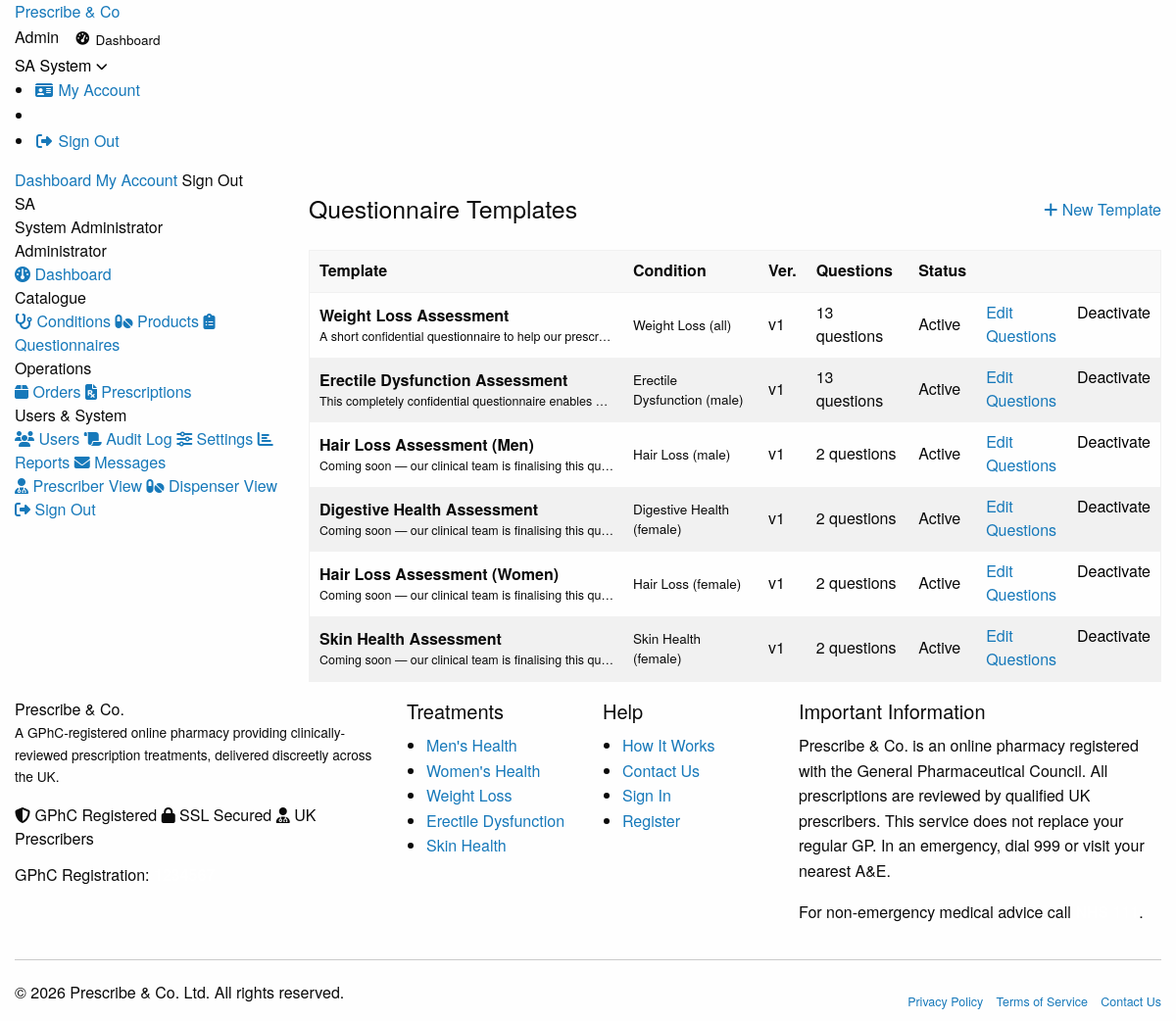
Screenshot of /pages/admin/questionnaires.php (signed in) with the database file from the repository.
### tables this page shows
CREATE TABLE `users` (
  `id`             INT UNSIGNED AUTO_INCREMENT PRIMARY KEY,
  `email`          VARCHAR(191)  NOT NULL UNIQUE,
  `password_hash`  VARCHAR(255)  NOT NULL,
  `role`           ENUM('admin','prescriber','dispenser','patient') NOT NULL DEFAULT 'patient',
  `first_name`     VARCHAR(100)  NOT NULL,
  `last_name`      VARCHAR(100)  NOT NULL,
  `phone`          VARCHAR(30)   DEFAULT NULL,
  `date_of_birth`  DATE          DEFAULT NULL,
  `gender`         ENUM('male','female','other','prefer_not_to_say') DEFAULT NULL,
  `nhs_number`     VARCHAR(20)   DEFAULT NULL,
  `is_active`      TINYINT(1)    NOT NULL DEFAULT 1,
  `email_verified` TINYINT(1)    NOT NULL DEFAULT 0,
  `verify_token`   VARCHAR(64)   DEFAULT NULL,
  `reset_token`    VARCHAR(64)   DEFAULT NULL,
  `reset_expires`  DATETIME      DEFAULT NULL,
  `created_at`     DATETIME      NOT NULL DEFAULT CURRENT_TIMESTAMP,
  `updated_at`     DATETIME      NOT NULL DEFAULT CURRENT_TIMESTAMP ON UPDATE CURRENT_TIMESTAMP,
  INDEX `idx_role`  (`role`),
  INDEX `idx_email` (`email`)
);

CREATE TABLE `questionnaire_templates` (
  `id`           INT UNSIGNED AUTO_INCREMENT PRIMARY KEY,
  `condition_id` INT UNSIGNED NOT NULL,
  `version`      INT          NOT NULL DEFAULT 1,
  `title`        VARCHAR(200) NOT NULL,
  `description`  TEXT         DEFAULT NULL,
  `is_active`    TINYINT(1)   NOT NULL DEFAULT 1,
  `created_at`   DATETIME     NOT NULL DEFAULT CURRENT_TIMESTAMP,
  FOREIGN KEY (`condition_id`) REFERENCES `conditions`(`id`) ON DELETE CASCADE,
  UNIQUE KEY `uq_condition_version` (`condition_id`, `version`)
);

CREATE TABLE `conditions` (
  `id`          INT UNSIGNED AUTO_INCREMENT PRIMARY KEY,
  `slug`        VARCHAR(100) NOT NULL UNIQUE,
  `name`        VARCHAR(200) NOT NULL,
  `gender`      ENUM('male','female','all') NOT NULL DEFAULT 'all',
  `description` TEXT         DEFAULT NULL,
  `icon`        VARCHAR(100) DEFAULT NULL,
  `is_active`   TINYINT(1)   NOT NULL DEFAULT 1,
  `sort_order`  INT          NOT NULL DEFAULT 0,
  `created_at`  DATETIME     NOT NULL DEFAULT CURRENT_TIMESTAMP
);

### includes/functions.php (called while the page is built, shortened)
<?php
function is_logged_in(): bool {
    return !empty($_SESSION['user_id']);
}
function current_user(): ?array {
    static $u = null;
    if ($u === null) {
        $u = Database::fetchOne(
            "SELECT id, email, role, first_name, last_name, phone, is_active FROM users WHERE id = ? AND is_active = 1",
            [$_SESSION['user_id']]
        );
    }
    return $u;
}
function current_role(): string  { return (string)($_SESSION['user_role'] ?? ''); }
function require_auth(string ...$roles): void {
    if (!current_user()) {
        session_kill();
        redirect('/pages/auth/login.php');
    }
}
function e(mixed $v): string {
    return htmlspecialchars((string)$v, ENT_QUOTES | ENT_HTML5, 'UTF-8');
}

### config/database.php (called while the page is built, shortened)
<?php
class Database {
    private static ?PDO $instance = null;
    public static function getInstance(): PDO {
        if (self::$instance === null) {
            $dsn = sprintf('mysql:host=%s;port=%d;dbname=%s;charset=%s',
                DB_HOST, DB_PORT, DB_NAME, DB_CHARSET);
            try {
                self::$instance = new PDO($dsn, DB_USER, DB_PASS, [
                    PDO::ATTR_ERRMODE            => PDO::ERRMODE_EXCEPTION,
                    PDO::ATTR_DEFAULT_FETCH_MODE => PDO::FETCH_ASSOC,
                    PDO::ATTR_EMULATE_PREPARES   => false,
                    PDO::MYSQL_ATTR_INIT_COMMAND => "SET NAMES utf8mb4 COLLATE utf8mb4_unicode_ci",
                ]);
            } catch (PDOException $e) {
                error_log('DB Connection failed: ' . $e->getMessage());
                http_response_code(503);
                die('Service temporarily unavailable. Please try again later.');
            }
        }
        return self::$instance;
    }
    public static function query(string $sql, array $params = []): PDOStatement {
        $stmt = self::getInstance()->prepare($sql);
        $stmt->execute($params);
        return $stmt;
    }
    public static function fetchOne(string $sql, array $params = []): ?array {
        $r = self::query($sql, $params)->fetch();
        return $r ?: null;
    }
    public static function fetchAll(string $sql, array $params = []): array {
        return self::query($sql, $params)->fetchAll();
    }
}

### pages/admin/questionnaires.php (the view, shortened to what this page needs)
<?php
require_auth('admin');
$templates = Database::fetchAll(
    "SELECT qt.*, c.name cond_name, c.gender, COUNT(qq.id) q_count
     FROM questionnaire_templates qt
     JOIN conditions c ON c.id=qt.condition_id
     LEFT JOIN questionnaire_questions qq ON qq.template_id=qt.id
     GROUP BY qt.id ORDER BY c.sort_order, qt.version DESC"
);
$showAdd    = isset($_GET['add']);
include APP_PATH . '/includes/header.php';
?>
<div class="pco-dash"><div class="grid-container"><div class="grid-x grid-margin-x">
<?php include APP_PATH . '/includes/admin-sidebar.php'; ?>
<div class="cell large-9 medium-8">
  <div style="display:flex;justify-content:space-between;align-items:center;flex-wrap:wrap;gap:1rem;margin-bottom:1.5rem;">
    <h1 style="font-size:1.55rem;margin:0;">Questionnaire Templates</h1>
    <?php if (!$showAdd): ?>
    <a href="?add=1" class="pco-btn pco-btn--primary pco-btn--sm"><i class="fa-solid fa-plus"></i> New Template</a>
    <?php endif; ?>
  </div>
  <div class="pco-card">
    <div class="pco-table-wrap">
      <table class="pco-table">
        <thead><tr><th>Template</th><th>Condition</th><th>Ver.</th><th>Questions</th><th>Status</th><th></th></tr></thead>
        <tbody>
          <?php foreach ($templates as $t): ?>
          <tr>
            <td>
              <strong><?= e($t['title']) ?></strong>
              <?php if ($t['description']): ?>
              <div style="font-size:.78rem;color:var(--pco-grey-500);max-width:300px;white-space:nowrap;overflow:hidden;text-overflow:ellipsis;"><?= e($t['description']) ?></div>
              <?php endif; ?>
            </td>
            <td style="font-size:.845rem;"><?= e($t['cond_name']) ?> <span style="color:var(--pco-grey-500);">(<?= $t['gender'] ?>)</span></td>
            <td>v<?= $t['version'] ?></td>
            <td><span class="pco-badge <?= $t['q_count']>0?'badge--green':'badge--amber' ?>"><?= $t['q_count'] ?> question<?= $t['q_count']!=1?'s':'' ?></span></td>
            <td><?= $t['is_active']?'<span class="pco-badge badge--green">Active</span>':'<span class="pco-badge badge--grey">Draft</span>' ?></td>
            <td>
              <div style="display:flex;gap:.3rem;">
                <a href="<?= APP_URL ?>/pages/admin/questionnaire-edit.php?id=<?= $t['id'] ?>" class="pco-btn pco-btn--primary pco-btn--sm">Edit Questions</a>
                <form method="POST" style="display:inline;">
                  <button class="pco-btn pco-btn--ghost pco-btn--sm"><?= $t['is_active']?'Deactivate':'Activate' ?></button>
                </form>
              </div>
            </td>
          </tr>
          <?php endforeach; ?>
        </tbody>
      </table>
    </div>
  </div>
</div></div></div></div>
<?php include APP_PATH . '/includes/footer.php'; ?>

### includes/header.php (shortened to what this page needs)
<?php
$user  = current_user();
$role  = current_role();
$initials = $user ? strtoupper(substr($user['first_name'],0,1).substr($user['last_name'],0,1)) : '';
$dash_url = match($role) {
    'admin'      => APP_URL.'/pages/admin/dashboard.php',
    'prescriber' => APP_URL.'/pages/prescriber/dashboard.php',
    'dispenser'  => APP_URL.'/pages/dispenser/dashboard.php',
    default      => APP_URL.'/pages/patient/dashboard.php',
};
?>
<!DOCTYPE html>
<html lang="en-GB">
<head>
  <link rel="stylesheet" href="https://cdnjs.cloudflare.com/ajax/libs/foundation/6.8.1/css/foundation.min.css">
  <link rel="stylesheet" href="https://cdnjs.cloudflare.com/ajax/libs/font-awesome/6.5.0/css/all.min.css">
  <link rel="stylesheet" href="<?= APP_URL ?>/assets/css/main.css">
</head>
<body class="role-<?= e($role ?: 'guest') ?>">
<nav class="pco-nav">
  <div class="grid-container">
    <div class="pco-nav__inner">
      <a href="<?= APP_URL ?>/" class="pco-nav__logo">
        <?php if (file_exists(APP_PATH . '/assets/img/logo.png')): ?>
          <img src="<?= APP_URL ?>/assets/img/logo.png" alt="Prescribe and Co logo" class="pco-nav__logo-img">
        <?php else: ?>
          <span class="pco-nav__logo-text">Prescribe &amp; Co</span>
        <?php endif; ?>
      </a>
      <div class="pco-nav__actions">
        <?php if (is_logged_in()): ?>
          <span class="pco-nav__role role-<?= e($role) ?>"><?= e(ucfirst($role)) ?></span>
          <a href="<?= $dash_url ?>" class="hide-for-small-only" style="display:inline-flex;align-items:center;gap:.4rem;font-size:.845rem;font-weight:500;color:var(--pco-grey-700);padding:.35rem .8rem;border-radius:var(--pco-r-pill);transition:all .18s;">
            <i class="fa-solid fa-gauge-high" style="font-size:.85rem;"></i>
            <span>Dashboard</span>
          </a>
          <div class="pco-user-menu">
            <button class="pco-user-btn" id="userMenuBtn" aria-expanded="false">
              <span class="avatar"><?= e($initials) ?></span>
              <span class="hide-for-small-only"><?= e($user['first_name']) ?></span>
              <i class="fa-solid fa-chevron-down fa-xs"></i>
            </button>
            <ul class="pco-dropdown" id="userDropdown">
              <li><a href="<?= APP_URL ?>/pages/patient/account.php"><i class="fa-solid fa-id-card fa-fw"></i> My Account</a></li>
              <li class="sep"></li>
              <li><a href="<?= APP_URL ?>/pages/auth/logout.php" class="danger"><i class="fa-solid fa-right-from-bracket fa-fw"></i> Sign Out</a></li>
            </ul>
          </div>
        <?php else: ?>
          <a href="<?= APP_URL ?>/pages/auth/login.php"    class="pco-btn pco-btn--ghost pco-btn--sm hide-for-small-only">Sign In</a>
          <a href="<?= APP_URL ?>/pages/auth/register.php" class="pco-btn pco-btn--primary pco-btn--sm">Get Started</a>
        <?php endif; ?>
      </div>
    </div>
  </div>
  <div class="pco-mobile-nav" id="mobileNav">
    <div class="grid-container">
      <?php if (is_logged_in()): ?>
        <a href="<?= $dash_url ?>">Dashboard</a>
        <a href="<?= APP_URL ?>/pages/patient/account.php">My Account</a>
        <a href="<?= APP_URL ?>/pages/auth/logout.php" style="color:var(--pco-red)">Sign Out</a>
      <?php else: ?>
        <a href="<?= APP_URL ?>/pages/auth/login.php">Sign In</a>
        <a href="<?= APP_URL ?>/pages/auth/register.php">Register</a>
      <?php endif; ?>
    </div>
  </div>
</nav>

### includes/admin-sidebar.php (shortened to what this page needs)
<?php
$user    = $user ?? current_user();
$initials= strtoupper(substr($user['first_name'],0,1).substr($user['last_name'],0,1));
$current = basename($_SERVER['PHP_SELF']);
?>
<div class="cell large-3 medium-4">
  <div class="pco-sidebar" style="margin-bottom:1.5rem;">
    <div class="pco-sidebar__top">
      <div class="pco-sidebar__avatar"><?= e($initials) ?></div>
      <div class="pco-sidebar__name"><?= e($user['first_name'].' '.$user['last_name']) ?></div>
      <div class="pco-sidebar__role">Administrator</div>
    </div>
    <div class="pco-sidebar__nav">
      <a href="<?= APP_URL ?>/pages/admin/dashboard.php"        class="<?= $current==='dashboard.php'?'active':'' ?>"><i class="fa-solid fa-gauge"></i> Dashboard</a>
      <div class="section-label">Catalogue</div>
      <a href="<?= APP_URL ?>/pages/admin/conditions.php"       class="<?= $current==='conditions.php'?'active':'' ?>"><i class="fa-solid fa-stethoscope"></i> Conditions</a>
      <a href="<?= APP_URL ?>/pages/admin/products.php"         class="<?= $current==='products.php'?'active':'' ?>"><i class="fa-solid fa-pills"></i> Products</a>
      <a href="<?= APP_URL ?>/pages/admin/questionnaires.php"   class="<?= $current==='questionnaires.php'?'active':'' ?>"><i class="fa-solid fa-clipboard-list"></i> Questionnaires</a>
      <div class="section-label">Operations</div>
      <a href="<?= APP_URL ?>/pages/admin/orders.php"           class="<?= $current==='orders.php'?'active':'' ?>"><i class="fa-solid fa-box"></i> Orders</a>
      <a href="<?= APP_URL ?>/pages/admin/prescriptions.php"    class="<?= $current==='prescriptions.php'?'active':'' ?>"><i class="fa-solid fa-file-prescription"></i> Prescriptions</a>
      <div class="section-label">Users & System</div>
      <a href="<?= APP_URL ?>/pages/admin/users.php"            class="<?= $current==='users.php'?'active':'' ?>"><i class="fa-solid fa-users"></i> Users</a>
      <a href="<?= APP_URL ?>/pages/admin/audit-log.php"        class="<?= $current==='audit-log.php'?'active':'' ?>"><i class="fa-solid fa-scroll"></i> Audit Log</a>
      <a href="<?= APP_URL ?>/pages/admin/settings.php"         class="<?= $current==='settings.php'?'active':'' ?>"><i class="fa-solid fa-sliders"></i> Settings</a>
      <a href="<?= APP_URL ?>/pages/admin/reports.php"          class="<?= $current==='reports.php'?'active':'' ?>"><i class="fa-solid fa-chart-bar"></i> Reports</a>
      <a href="<?= APP_URL ?>/pages/admin/messages.php"         class="<?= $current==='messages.php'?'active':'' ?>"><i class="fa-solid fa-envelope"></i> Messages</a>
      <a href="<?= APP_URL ?>/pages/prescriber/dashboard.php"><i class="fa-solid fa-user-doctor"></i> Prescriber View</a>
      <a href="<?= APP_URL ?>/pages/dispenser/dashboard.php"><i class="fa-solid fa-pills"></i> Dispenser View</a>
      <a href="<?= APP_URL ?>/pages/auth/logout.php" class="danger"><i class="fa-solid fa-right-from-bracket"></i> Sign Out</a>
    </div>
  </div>
</div>

### rows the page displays
users: initials "SA", first_name "System", first_name+last_name "System Administrator"
questionnaire_templates: title "Weight Loss Assessment", description "A short confidential questionnaire to help our prescr…", condition.name "Weight Loss", condition.gender "all", version "1", q_count "13", is_active "Active"
questionnaire_templates: title "Erectile Dysfunction Assessment", description "This completely confidential questionnaire enables…", condition.name "Erectile Dysfunction", condition.gender "male", version "1", q_count "13", is_active "Active"
questionnaire_templates: title "Hair Loss Assessment (Men)", description "Coming soon — our clinical team is finalising this qu…", condition.name "Hair Loss", condition.gender "male", version "1", q_count "2", is_active "Active"
questionnaire_templates: title "Digestive Health Assessment", description "Coming soon — our clinical team is finalising this qu…", condition.name "Digestive Health", condition.gender "female", version "1", q_count "2", is_active "Active"
questionnaire_templates: title "Hair Loss Assessment (Women)", description "Coming soon — our clinical team is finalising this qu…", condition.name "Hair Loss", condition.gender "female", version "1", q_count "2", is_active "Active"
questionnaire_templates: title "Skin Health Assessment", description "Coming soon — our clinical team is finalising this qu…", condition.name "Skin Health", condition.gender "female", version "1", q_count "2", is_active "Active"

### other values shown
$role "Admin"
